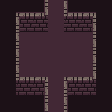

Tiled map render using the project's own tile images. Description and the whole map definition, tile-layer contents included, below:
An orthogonal 7x7 tile map with 16x16 px tiles, 3 tile layers (floor, backwall, frontwall).

<map version="1.0" tiledversion="1.0.3" orientation="orthogonal" renderorder="right-down" width="7" height="7" tilewidth="16" tileheight="16" nextobjectid="1">
 <tileset firstgid="1" name="testmap" tilewidth="16" tileheight="16" tilecount="64" columns="8">
  <image source="testmap.png" width="128" height="128" />
 </tileset>
 <layer name="floor" width="7" height="7">
  <data encoding="csv">
20,20,20,12,20,20,20,
20,12,12,12,12,12,20,
20,12,12,12,12,12,20,
20,12,12,12,12,12,20,
20,12,12,12,12,12,20,
20,12,12,12,12,12,20,
20,20,20,12,20,20,20
</data>
 </layer>
 <layer name="backwall" width="7" height="7">
  <data encoding="csv">
0,2,2,0,2,2,0,
0,10,10,0,10,10,0,
0,0,0,0,0,0,0,
0,0,0,0,0,0,0,
0,2,2,0,2,2,0,
0,10,10,0,10,10,0,
0,0,0,0,0,0,0
</data>
 </layer>
 <layer name="frontwall" width="7" height="7">
  <data encoding="csv">
0,0,4,0,6,0,0,
0,6,0,0,0,4,0,
0,6,0,0,0,4,0,
0,6,0,0,0,4,0,
0,6,0,0,0,4,0,
0,0,4,0,6,0,0,
0,0,4,0,6,0,0
</data>
 </layer>
</map>
